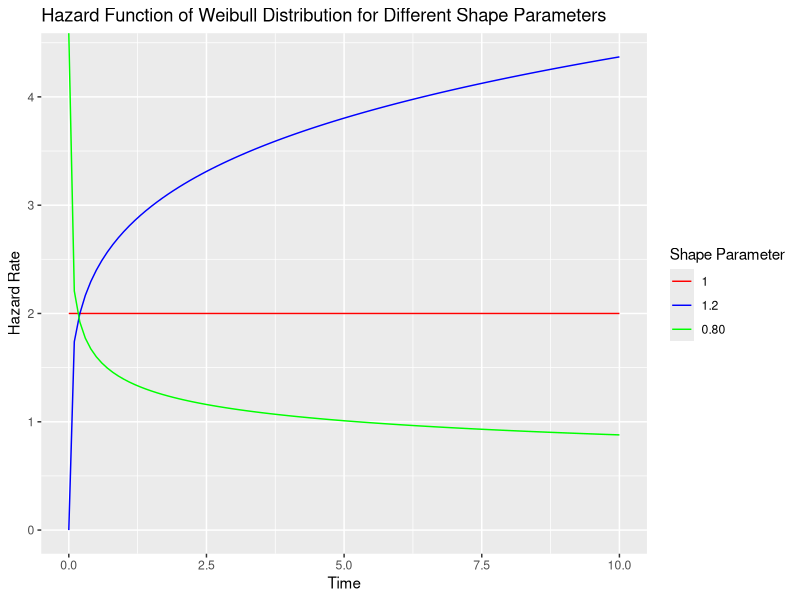
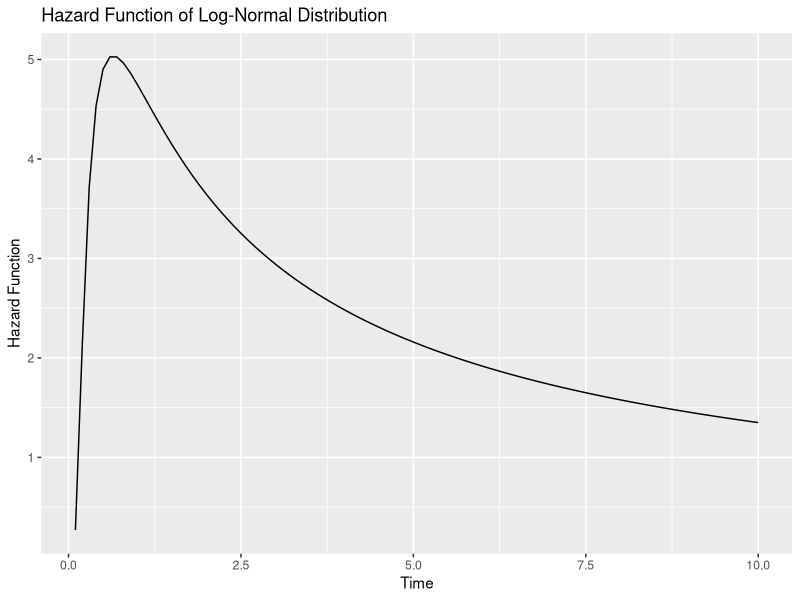
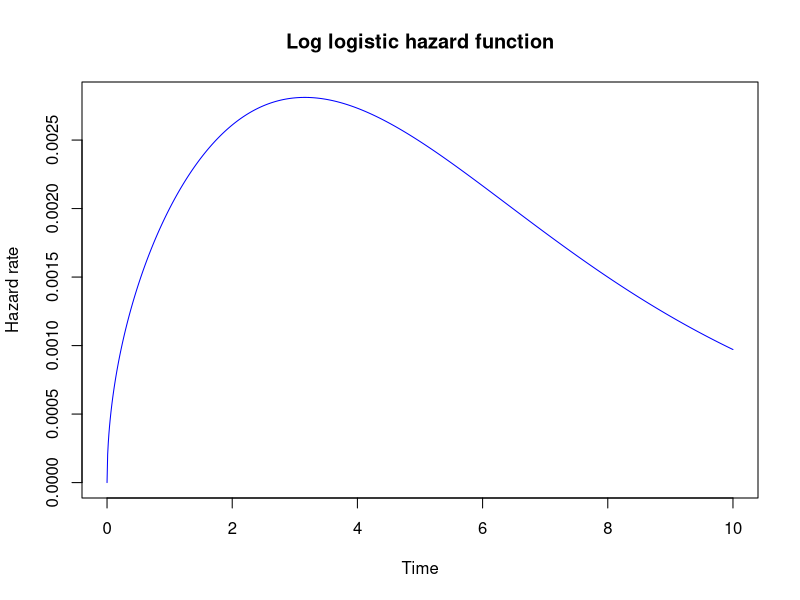
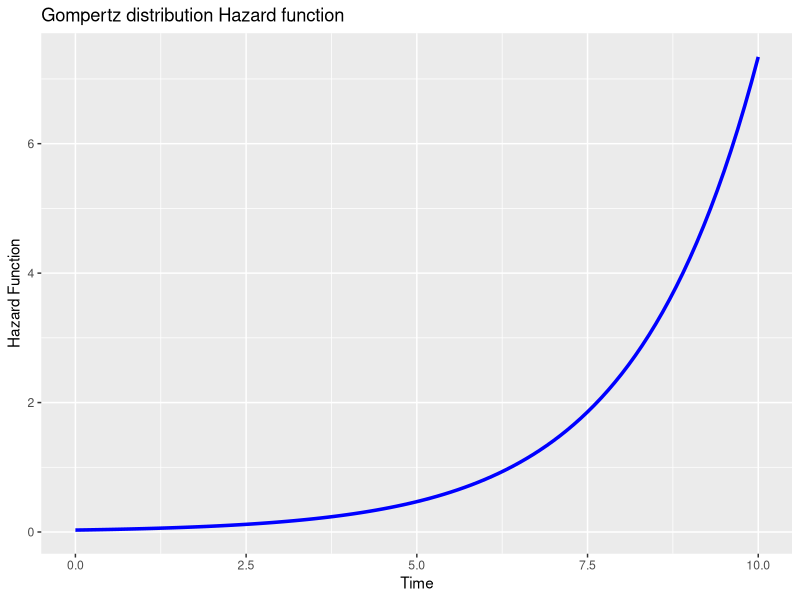
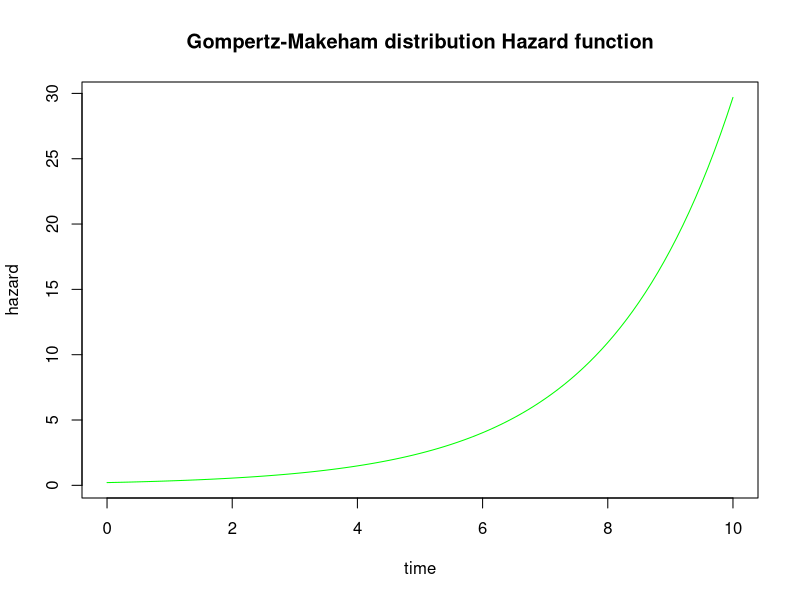

These charts were generated, in order, by the following R code:
## ---- chunk 1
knitr::opts_chunk$set(echo = TRUE)
## ---- chunk 2
library(ggplot2)

# Define the values for the scale and x parameters
scale <- 2
x <- seq(0, 10, 0.1)

# Define the values for the shape parameter
shapes <- c(1, 1.2, 0.80)

# Create an empty list to store the hazard function values for each shape parameter
hx_list <- list()

# Loop over the different shape values and calculate the hazard function values
for (shape in shapes) {
  # Manually set the hazard function to a constant value equal to the scale parameter for shape = 1
  if (shape == 1) {
    hx <- rep(scale, length(x))
  } else {
    hx <- scale * shape * ((scale * x) ^ (shape - 1))
  }
  hx_list[[as.character(shape)]] <- hx
}

# Combine the hazard function values for each shape parameter into a single data frame
df <- data.frame(x, hx_list)

# Use ggplot to plot the hazard function values for each shape parameter
ggplot(df, aes(x)) +
  geom_line(aes(y = hx_list[[as.character(1)]], color = "Shape Parameter 1")) +
  geom_line(aes(y = hx_list[[as.character(1.2)]], color = "Shape Parameter 2")) +
  geom_line(aes(y = hx_list[[as.character(0.8)]], color = "Shape Parameter 3")) +
  xlab("Time") + ylab("Hazard Rate") +
  scale_color_manual(name = "Shape Parameter", values = c("Shape Parameter 1" = "red", 
                                                          "Shape Parameter 2" = "blue", 
                                                          "Shape Parameter 3" = "green"), 
                     labels = c("1", "1.2", "0.80")) +
  ggtitle("Hazard Function of Weibull Distribution for Different Shape Parameters")

## ---- chunk 3
# Load the necessary libraries
library(ggplot2)
library(survival)

# Set the parameters for the log-normal distribution
mu <- -1  # Mean of the logarithm of survival time
sigma <- 0.5  # Standard deviation of the logarithm of survival time

# Generate a sequence of time values
time <- seq(0.1, 10, by = 0.1)

# Calculate the log-normal PDF and survival function for each time point
pdf <- dlnorm(time, meanlog = mu, sdlog = sigma)
survival <- 1 - plnorm(time, meanlog = mu, sdlog = sigma)

# Calculate the hazard function by dividing the PDF by the survival function
hazard <- pdf / survival

# Create a data frame with the time and hazard values
data <- data.frame(Time = time, Hazard = hazard)

# Plot the hazard function
ggplot(data, aes(x = Time, y = Hazard)) +
  geom_line() +
  xlab("Time") +
  ylab("Hazard Function") +
  ggtitle("Hazard Function of Log-Normal Distribution")

## ---- chunk 4
library(survival)

# Define parameters for log-logistic distribution
location <- 0 # location parameter
scale <- 9 # scale parameter
shape <- 2 # shape parameter

# Define function for hazard rate
hazard <- function(x) {
  dlogis(x, location, scale) * (shape / scale) * (x / scale)^((shape - 1)/shape) / (1 + (x / scale)^shape)^2
}

# Plot hazard rate function
plot(seq(0, 10, 0.01), hazard(seq(0, 10, 0.01)), type = "l",col="blue", xlab = "Time", ylab = "Hazard rate", main = "Log logistic hazard function")
## ---- chunk 5
library(survival)
library(ggplot2)

# Set the parameters for the gompertz distribution
beta <- 0.03#force of mortality
eta <- 0.55#shape parameter

# Define the hazard function
hazard_function <- function(t) beta * exp(eta * t)

# Plot the hazard function
ggplot(data.frame(t = c(0, 10)), aes(t)) +
  stat_function(fun = hazard_function, color = "blue", size = 1.2) +
  labs(x = "Time", y = "Hazard Function", 
       title = "Gompertz distribution Hazard function")
## ---- chunk 6
library(survival)

# Define the parameters
beta <- 0.2  # scale parameter
alpha <- 0.5  # shape parameter
gamma <- 0.01  # Makeham parameter

# Define the hazard function
hazard_gm <- function(t) {
  beta * exp(alpha * t) + gamma
}

# Plot the hazard function
curve(hazard_gm, from = 0, to = 10, ylab = "hazard", xlab = "time",
      main = "Gompertz-Makeham distribution Hazard function", col="green")
